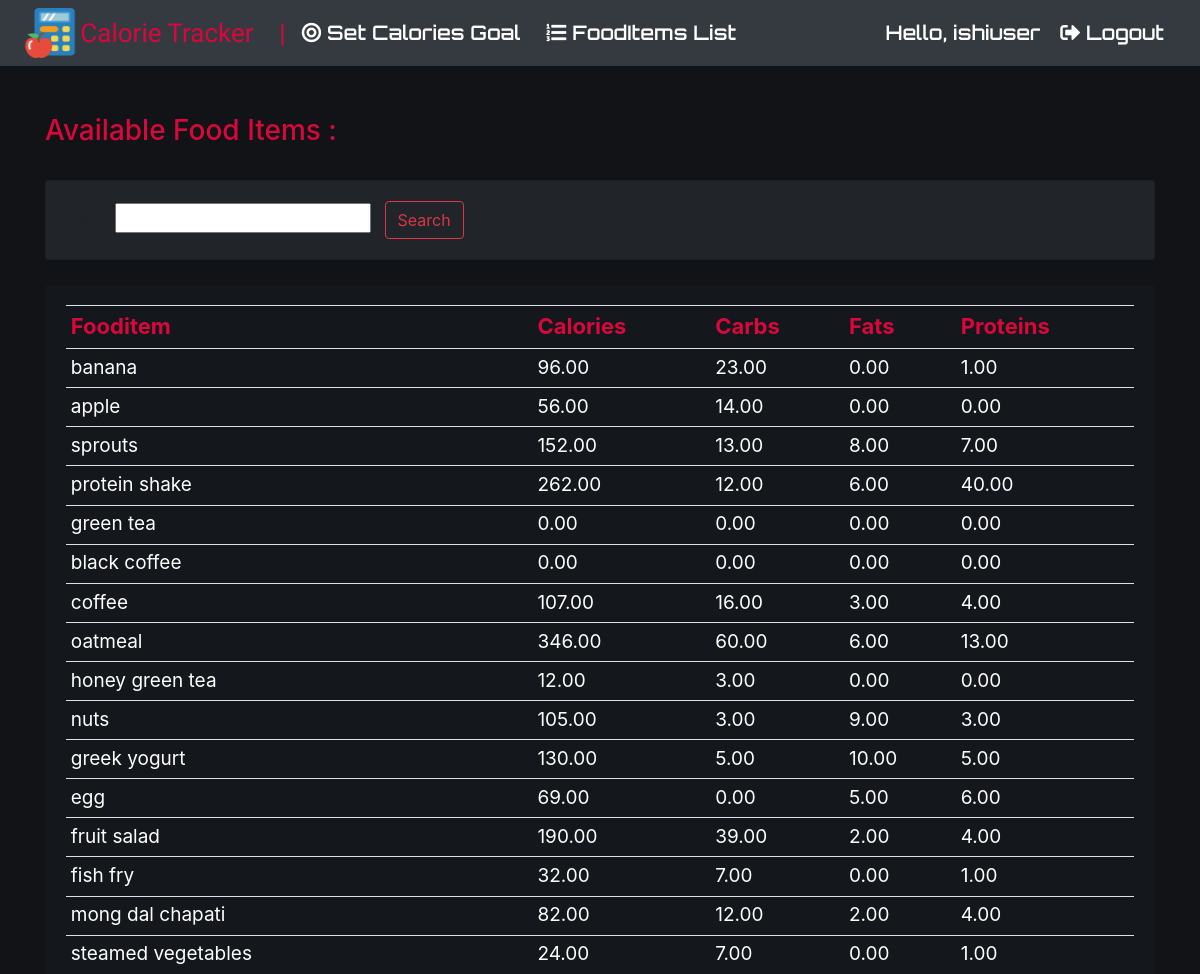
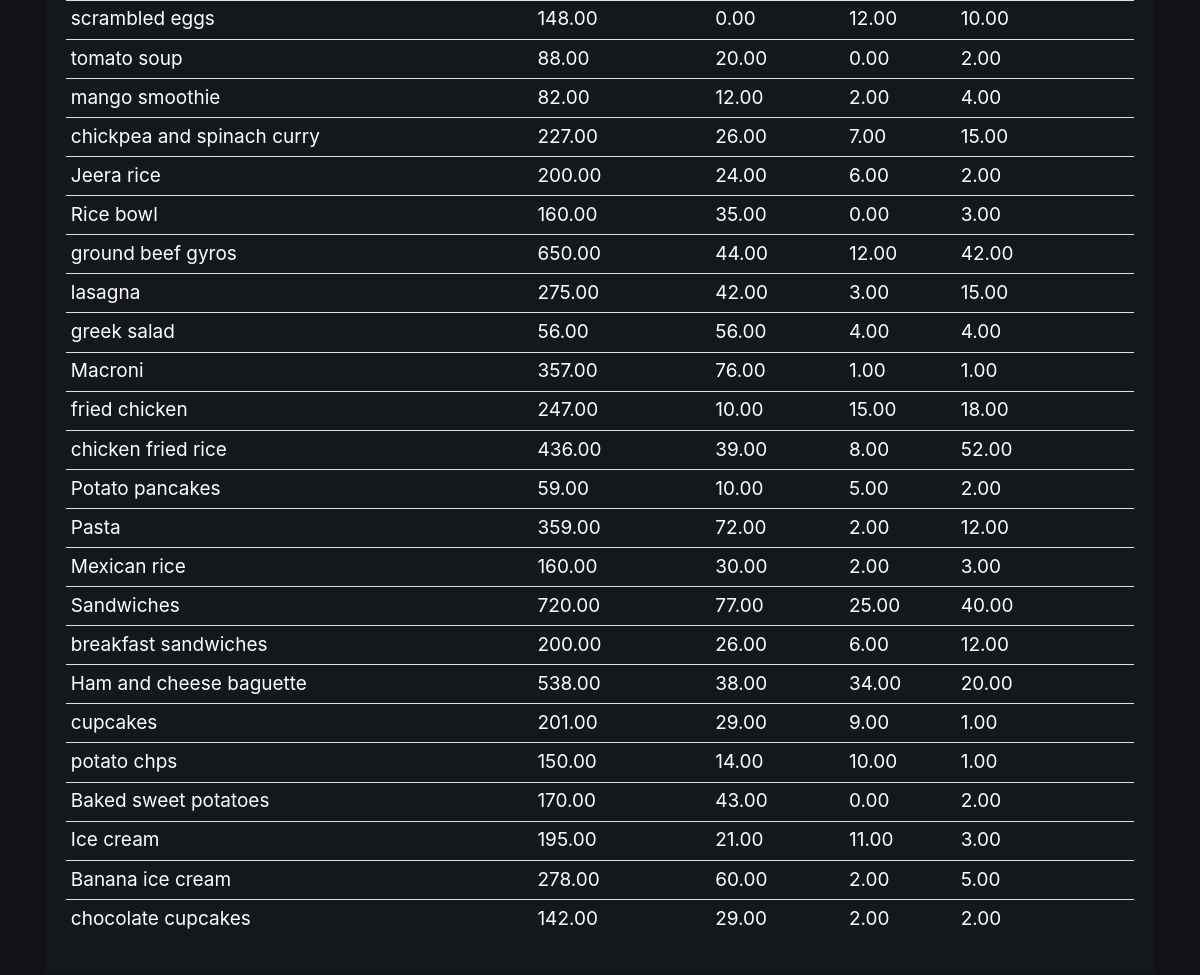
Screenshot of /viewfood/ (signed in) with the database file from the repository (2 pictures, top to bottom).
### Fityfeed/models.py (models this page shows, shortened)
class Fooditem(models.Model):
    name = models.CharField(max_length=200)
    category = models.ManyToManyField(Category)
    carbohydrate = models.DecimalField(max_digits=5,decimal_places=2,default=0)
    fats = models.DecimalField(max_digits=5,decimal_places=2,default=0)
    protein = models.DecimalField(max_digits=5,decimal_places=2,default=0)
    calorie=models.DecimalField(max_digits=5,decimal_places=2,default=0,blank=True)
    quantity = models.IntegerField(default=1,null=True,blank=True)

### Fityfeed/views.py (the view)
# urls.py: path('viewfood/',views.viewfood,name='viewfood'),
def viewfood(request):
    fooditems=Fooditem.objects.filter()
    myfilter = fooditemFilter(request.GET,queryset=fooditems)
    fooditems=myfilter.qs
    context={'fooditem':fooditems,'myfilter':myfilter}
    return render(request,'viewfood.html',context)

### Fityfeed/templates/viewfood.html (shortened to what this page needs)
{% extends 'main.html' %}
{% load static%}
{% block content %}
<head>
	<link rel="stylesheet" href="https://use.fontawesome.com/releases/v5.2.0/css/all.css">
</head>
<h3 id="form-title">Available Food Items :</h3>
<br>
<div class="row">
	<div class="col">
		<div class="card card-body" id="search">
			<form method="get">
				{{myfilter.form}}
		    <button class="btn btn-outline-danger" type="submit">Search</button>
		  </form>
		</div>
	</div>
</div>
<br>
<div class="row">
	<div class="col-md">
		<div class="card card-body" id="table">
			<table class="table table-sm">
				<tr class="heads">
					<th class="table_head">Fooditem</th>
					<th class="table_head">Calories</th>
					<th class="table_head">Carbs</th>
					<th class="table_head">Fats</th>
					<th class="table_head">Proteins</th>
				</tr>
				{% for food in fooditem %}
				<tr class="tails">
					<td class="tail_content">{{food.name}}</td>
					<td class="tail_content"> {{food.calorie}}</td>
					<td class="tail_content"> {{food.carbohydrate}}</td>
                    <td class="tail_content"> {{food.fats}}</td>
                    <td class="tail_content"> {{food.protein}}</td>
					</tr>
				{% endfor %}
			</table>
		</div>
	</div>
</div>
{% endblock %}

### Fityfeed/templates/navbar.html (shortened to what this page needs)
{% load static %}
<nav class="navbar navbar-expand-lg navbar-dark bg-dark">
    <img src="{% static 'images/icon.png' %}" width="60px" height="50px">
    <a class="navbar-brand" href="{% url 'home' %}" style="font-size:26px; color:#d9083c; font-family: 'Black Ops One', cursive;" >Calorie Tracker&nbsp;&nbsp;&nbsp;&nbsp;|</a>
    <a href="{% url 'setcalorie' %}" class="set"> <i class="fas fa-bullseye"></i> Set Calories Goal&nbsp;</a>
    <a href="{% url 'viewfood' %}" class="set"> <i class="fas fa-list-ol"></i> FoodItems List&nbsp;</a>
    <span class="hello-msg">Hello, {{request.user}}</span>
    <span ><a  class="set" href="{% url 'logout' %}"><i class="fas fa-sign-out-alt"></i> Logout</a></span>
  </nav>

### Fityfeed/templates/navbar.html (style rules this page uses)
.navbar { font-family: 'Orbitron', sans-serif; }
.hello-msg { font-size: 20px; margin-right: 20px; font-weight: 550; color: white; }
.set { font-size: 20px; font-weight: 550; margin-right: 20px; color: white; }

### Fityfeed/templates/viewfood.html (style rules this page uses)
body, html { margin: 0; padding: 0; height: 100%; background: #111316; }
#form-title { color: #d9083c; }
#search { background: #212529; }
#table { background: #14171b; }
.heads { color: #d9083c; }
.table_head { font-size: 22px; }
.tails { color: white; }
.tail_content { font-size: 19px; }

### rows the page displays
Fooditem: name "banana", calorie "96.00", carbohydrate "23.00", fats "0.00", protein "1.00"
Fooditem: name "apple", calorie "56.00", carbohydrate "14.00", fats "0.00", protein "0.00"
Fooditem: name "sprouts", calorie "152.00", carbohydrate "13.00", fats "8.00", protein "7.00"
Fooditem: name "protein shake", calorie "262.00", carbohydrate "12.00", fats "6.00", protein "40.00"
Fooditem: name "green tea", calorie "0.00", carbohydrate "0.00", fats "0.00", protein "0.00"
Fooditem: name "black coffee", calorie "0.00", carbohydrate "0.00", fats "0.00", protein "0.00"
Fooditem: name "coffee", calorie "107.00", carbohydrate "16.00", fats "3.00", protein "4.00"
Fooditem: name "oatmeal", calorie "346.00", carbohydrate "60.00", fats "6.00", protein "13.00"
Fooditem: name "honey green tea", calorie "12.00", carbohydrate "3.00", fats "0.00", protein "0.00"
Fooditem: name "nuts", calorie "105.00", carbohydrate "3.00", fats "9.00", protein "3.00"
Fooditem: name "greek yogurt", calorie "130.00", carbohydrate "5.00", fats "10.00", protein "5.00"
Fooditem: name "egg", calorie "69.00", carbohydrate "0.00", fats "5.00", protein "6.00"
Fooditem: name "fruit salad", calorie "190.00", carbohydrate "39.00", fats "2.00", protein "4.00"
Fooditem: name "fish fry", calorie "32.00", carbohydrate "7.00", fats "0.00", protein "1.00"
Fooditem: name "mong dal chapati", calorie "82.00", carbohydrate "12.00", fats "2.00", protein "4.00"
Fooditem: name "steamed vegetables", calorie "24.00", carbohydrate "7.00", fats "0.00", protein "1.00"
Fooditem: name "scrambled eggs", calorie "148.00", carbohydrate "0.00", fats "12.00", protein "10.00"
Fooditem: name "tomato soup", calorie "88.00", carbohydrate "20.00", fats "0.00", protein "2.00"
Fooditem: name "mango smoothie", calorie "82.00", carbohydrate "12.00", fats "2.00", protein "4.00"
Fooditem: name "chickpea and spinach curry", calorie "227.00", carbohydrate "26.00", fats "7.00", protein "15.00"
Fooditem: name "Jeera rice", calorie "200.00", carbohydrate "24.00", fats "6.00", protein "2.00"
Fooditem: name "Rice bowl", calorie "160.00", carbohydrate "35.00", fats "0.00", protein "3.00"
Fooditem: name "ground beef gyros", calorie "650.00", carbohydrate "44.00", fats "12.00", protein "42.00"
Fooditem: name "lasagna", calorie "275.00", carbohydrate "42.00", fats "3.00", protein "15.00"
Fooditem: name "greek salad", calorie "56.00", carbohydrate "56.00", fats "4.00", protein "4.00"
Fooditem: name "Macroni", calorie "357.00", carbohydrate "76.00", fats "1.00", protein "1.00"
Fooditem: name "fried chicken", calorie "247.00", carbohydrate "10.00", fats "15.00", protein "18.00"
Fooditem: name "chicken fried rice", calorie "436.00", carbohydrate "39.00", fats "8.00", protein "52.00"
Fooditem: name "Potato pancakes", calorie "59.00", carbohydrate "10.00", fats "5.00", protein "2.00"
Fooditem: name "Pasta", calorie "359.00", carbohydrate "72.00", fats "2.00", protein "12.00"
Fooditem: name "Mexican rice", calorie "160.00", carbohydrate "30.00", fats "2.00", protein "3.00"
Fooditem: name "Sandwiches", calorie "720.00", carbohydrate "77.00", fats "25.00", protein "40.00"
Fooditem: name "breakfast sandwiches", calorie "200.00", carbohydrate "26.00", fats "6.00", protein "12.00"
Fooditem: name "Ham and cheese baguette", calorie "538.00", carbohydrate "38.00", fats "34.00", protein "20.00"
Fooditem: name "cupcakes", calorie "201.00", carbohydrate "29.00", fats "9.00", protein "1.00"
Fooditem: name "potato chps", calorie "150.00", carbohydrate "14.00", fats "10.00", protein "1.00"
Fooditem: name "Baked sweet potatoes", calorie "170.00", carbohydrate "43.00", fats "0.00", protein "2.00"
Fooditem: name "Ice cream", calorie "195.00", carbohydrate "21.00", fats "11.00", protein "3.00"
Fooditem: name "Banana ice cream", calorie "278.00", carbohydrate "60.00", fats "2.00", protein "5.00"
Fooditem: name "chocolate cupcakes", calorie "142.00", carbohydrate "29.00", fats "2.00", protein "2.00"

### other values shown
{{ request.user }} "ishiuser"
